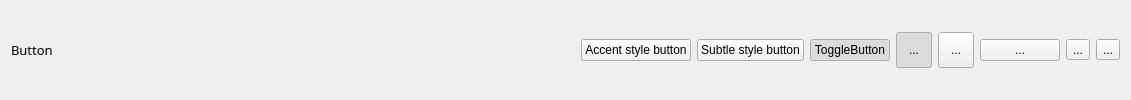
                <widget class="QWidget" name="widget" native="true">
                 <layout class="QGridLayout" name="gridLayout_2">
                  <property name="leftMargin">
                   <number>11</number>
                  </property>
                  <property name="topMargin">
                   <number>11</number>
                  </property>
                  <property name="rightMargin">
                   <number>11</number>
                  </property>
                  <property name="bottomMargin">
                   <number>11</number>
                  </property>
                  <item row="1" column="5">
                   <widget class="QToolButton" name="tBtnAutoRaise">
                    <property name="enabled">
                     <bool>true</bool>
                    </property>
                    <property name="minimumSize">
                     <size>
                      <width>36</width>
                      <height>36</height>
                     </size>
                    </property>
                    <property name="text">
                     <string>...</string>
                    </property>
                    <property name="iconSize">
                     <size>
                      <width>20</width>
                      <height>20</height>
                     </size>
                    </property>
                    <property name="checkable">
                     <bool>true</bool>
                    </property>
                    <property name="checked">
                     <bool>true</bool>
                    </property>
                    <property name="autoRaise">
                     <bool>true</bool>
                    </property>
                   </widget>
                  </item>
                  <item row="1" column="6">
                   <widget class="QToolButton" name="toolButton">
                    <property name="minimumSize">
                     <size>
                      <width>36</width>
                      <height>36</height>
                     </size>
                    </property>
                    <property name="text">
                     <string>...</string>
                    </property>
                   </widget>
                  </item>
                  <item row="1" column="8">
                   <widget class="QToolButton" name="toolButton_3">
                    <property name="text">
                     <string>...</string>
                    </property>
                    <property name="popupMode">
                     <enum>QToolButton::InstantPopup</enum>
                    </property>
                   </widget>
                  </item>
                  <item row="1" column="1">
                   <spacer name="horizontalSpacer">
                    <property name="orientation">
                     <enum>Qt::Horizontal</enum>
                    </property>
                    <property name="sizeHint" stdset="0">
                     <size>
                      <width>522</width>
                      <height>20</height>
                     </size>
                    </property>
                   </spacer>
                  </item>
                  <item row="1" column="7">
                   <widget class="QPushButton" name="pushButton_10">
                    <property name="minimumSize">
                     <size>
                      <width>0</width>
                      <height>0</height>
                     </size>
                    </property>
                    <property name="text">
                     <string>...</string>
                    </property>
                   </widget>
                  </item>
                  <item row="1" column="4">
                   <widget class="QPushButton" name="pushButton_3">
                    <property name="minimumSize">
                     <size>
                      <width>0</width>
                      <height>0</height>
                     </size>
                    </property>
                    <property name="text">
                     <string>ToggleButton</string>
                    </property>
                    <property name="checkable">
                     <bool>true</bool>
                    </property>
                    <property name="checked">
                     <bool>true</bool>
                    </property>
                   </widget>
                  </item>
                  <item row="1" column="0">
                   <widget class="QLabel" name="label">
                    <property name="font">
                     <font>
                      <family>微软雅黑</family>
                      <pointsize>10</pointsize>
                      <bold>false</bold>
                     </font>
                    </property>
                    <property name="text">
                     <string>Button</string>
                    </property>
                   </widget>
                  </item>
                  <item row="1" column="3">
                   <widget class="QPushButton" name="pushButton">
                    <property name="minimumSize">
                     <size>
                      <width>0</width>
                      <height>0</height>
                     </size>
                    </property>
                    <property name="text">
                     <string>Subtle style button</string>
                    </property>
                    <property name="flat">
                     <bool>false</bool>
                    </property>
                   </widget>
                  </item>
                  <item row="1" column="2">
                   <widget class="QPushButton" name="pushButton_2">
                    <property name="minimumSize">
                     <size>
                      <width>0</width>
                      <height>0</height>
                     </size>
                    </property>
                    <property name="text">
                     <string>Accent style button</string>
                    </property>
                    <property name="accent" stdset="0">
                     <bool>true</bool>
                    </property>
                   </widget>
                  </item>
                  <item row="1" column="9">
                   <widget class="QToolButton" name="toolButton_4">
                    <property name="text">
                     <string>...</string>
                    </property>
                    <property name="popupMode">
                     <enum>QToolButton::InstantPopup</enum>
                    </property>
                   </widget>
                  </item>
                 </layout>
                </widget>
